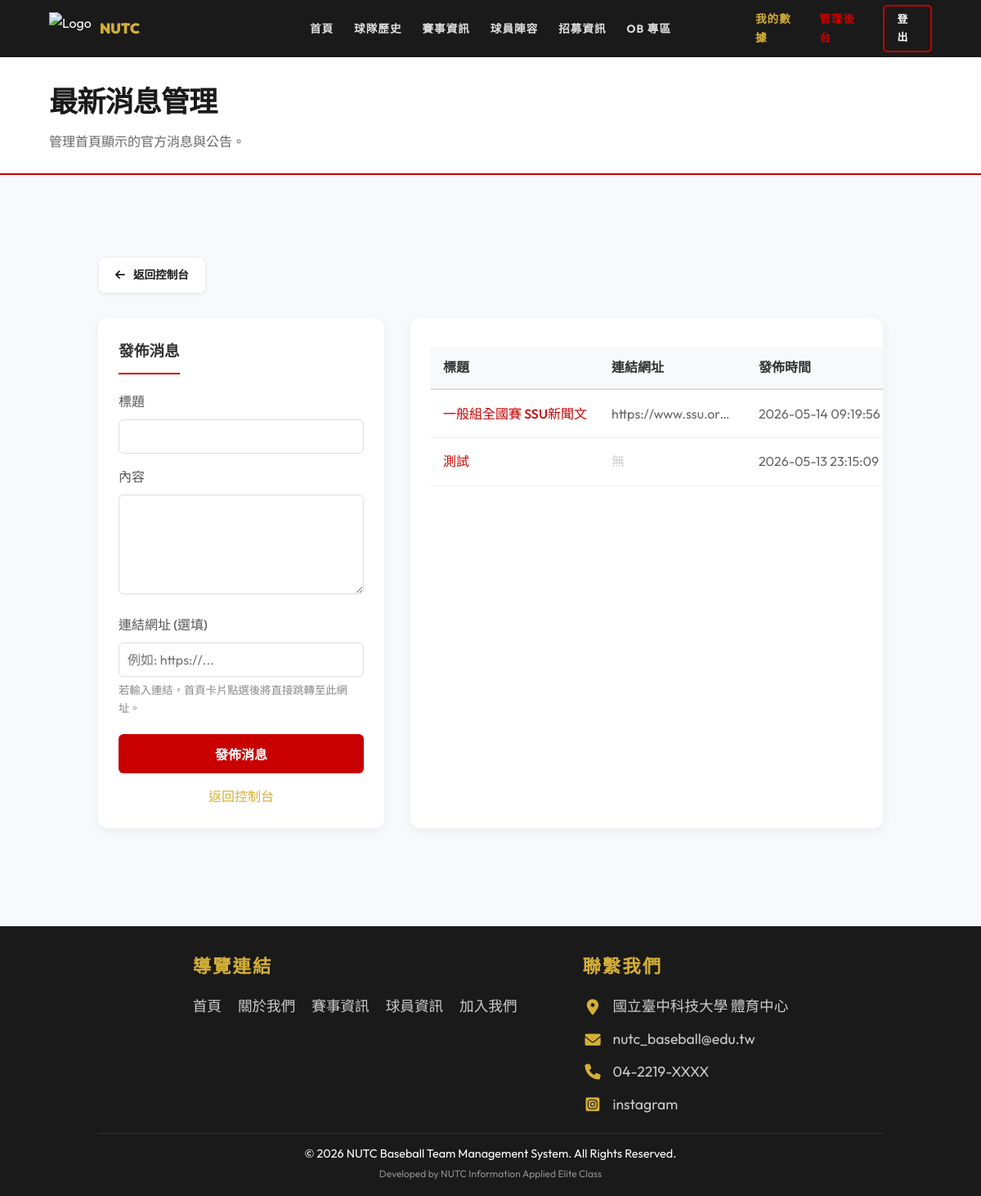
Before: /admin_news.php (signed in) with the older database file.
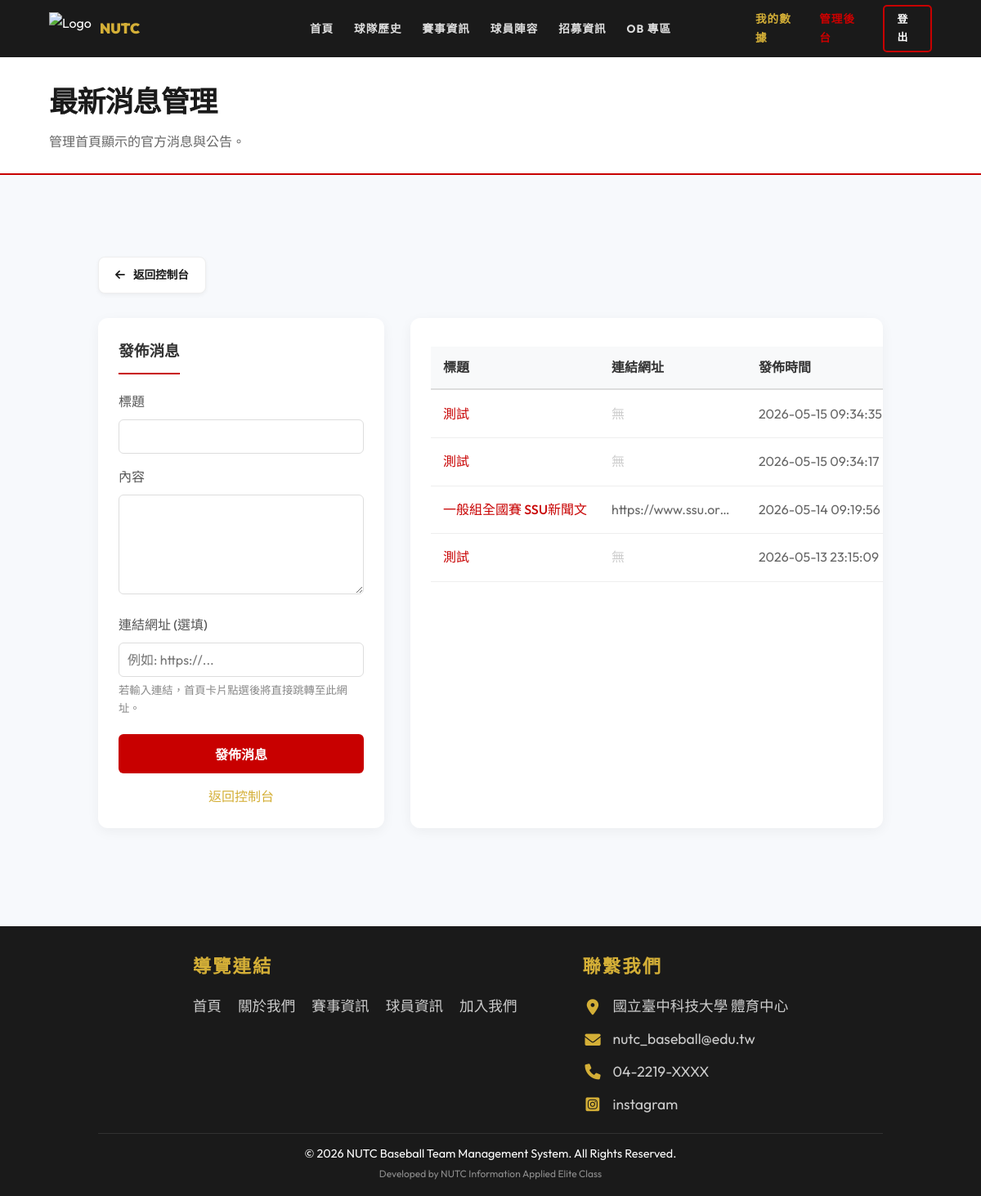
After: the same page with the newer database file.
### tables this page shows
CREATE TABLE `news` (
  `news_id` int(11) NOT NULL COMMENT '消息識別碼',
  `title` varchar(200) NOT NULL COMMENT '消息標題',
  `content` text NOT NULL COMMENT '消息內容',
  `created_at` datetime DEFAULT current_timestamp() COMMENT '發布時間',
  `link` varchar(255) DEFAULT NULL
);

CREATE TABLE `contact_us` (
  `id` int(11) NOT NULL,
  `icon_class` varchar(50) NOT NULL,
  `content_text` varchar(255) NOT NULL,
  `link` varchar(255) DEFAULT NULL
);

### includes/Database.php (called while the page is built, shortened)
<?php
class Database {
    private $pdo;
    public function __construct() {
        $host = 'localhost';
        $db   = 'baseball_web';
        $user = 'root';
        $pass = '';
        $charset = 'utf8mb4';
        $dsn = "mysql:host=$host;port=3306;dbname=$db;charset=$charset";
        $options = [
            PDO::ATTR_ERRMODE            => PDO::ERRMODE_EXCEPTION,
            PDO::ATTR_DEFAULT_FETCH_MODE => PDO::FETCH_ASSOC,
            PDO::ATTR_EMULATE_PREPARES   => false,
        ];
        try {
            $this->pdo = new PDO($dsn, $user, $pass, $options);
        } catch (\PDOException $e) {
            throw new \PDOException($e->getMessage(), (int)$e->getCode());
        }
    }
    public function getAll($table) {
        $stmt = $this->pdo->query("SELECT * FROM `$table`");
        return $stmt->fetchAll();
    }
}

### includes/config.php (called while the page is built, shortened)
<?php
require_once 'Database.php';
$db = new Database();

### admin_news.php (the view, shortened to what the changed rows need)
<?php
require_once 'includes/header.php';
$newsRecords = $db->getAll('news');
usort($newsRecords, function($a, $b) {
    return strtotime($b['created_at']) - strtotime($a['created_at']);
});
?>
<div class="page-header">
    <h1>最新消息管理</h1>
</div>
<section>
    <div class="container">
        <div class="admin-players-layout" style="display: grid; grid-template-columns: 350px 1fr; gap: 2rem;">
            <div class="admin-list-card" style="background: white; border-radius: 12px; padding: 25px; box-shadow: 0 4px 15px rgba(0,0,0,0.05); overflow-x: auto;">
                <table class="admin-table" style="width: 100%; border-collapse: collapse;">
                    <thead>
                        <tr style="background: #f8f9fa; border-bottom: 2px solid #ddd;">
                            <th style="padding: 12px 15px; text-align: left; color: #333;">標題</th>
                            <th style="padding: 12px 15px; text-align: left; color: #333; width: 150px;">連結網址</th>
                            <th style="padding: 12px 15px; text-align: left; color: #333; width: 180px;">發佈時間</th>
                        </tr>
                    </thead>
                    <tbody>
                        <?php if (empty($newsRecords)): ?>
                        <tr>
                            <td colspan="4" style="padding: 20px; text-align: center; color: #777;">目前沒有最新消息。</td>
                        </tr>
                        <?php else: ?>
                            <?php foreach ($newsRecords as $news): ?>
                                <tr style="border-bottom: 1px solid #eee; transition: background 0.3s;">
                                    <td style="padding: 12px 15px; font-weight: 500; color: var(--primary);"><?= htmlspecialchars($news['title']) ?></td>
                                    <td style="padding: 12px 15px; color: #666;">
                                        <div style="max-width: 150px; overflow: hidden; text-overflow: ellipsis; white-space: nowrap;" title="<?= !empty($news['link']) ? htmlspecialchars($news['link']) : '' ?>">
                                            <?= !empty($news['link']) ? htmlspecialchars($news['link']) : '<span style="color: #ccc;">無</span>' ?>
                                        </div>
                                    </td>
                                    <td style="padding: 12px 15px; color: #666;"><?= htmlspecialchars($news['created_at']) ?></td>
                                </tr>
                            <?php endforeach; ?>
                        <?php endif; ?>
                    </tbody>
                </table>
            </div>
        </div>
    </div>
</section>
<?php require_once 'includes/footer.php'; ?>

### includes/footer.php (shortened to what the changed rows need)
<?php
$contactInfos = $db->getAll('contact_us');
?>
<footer>
    <div class="footer-content" style="display: flex; justify-content: center; align-items: flex-start; gap: 80px; max-width: 900px; margin: 0 auto; margin-bottom: 20px;">
        <div class="footer-section">
            <div style="display: flex; flex-direction: column; gap: 10px;">
                <?php if (empty($contactInfos)): ?>
                    <p style="color: #888;">尚未設定聯絡資訊</p>
                <?php else: ?>
                    <?php foreach ($contactInfos as $c): ?>
                        <p style="margin: 0; font-size: 1.1rem; color: #ccc; display: flex; align-items: center; gap: 12px;">
                            <i class="<?= htmlspecialchars($c['icon_class']) ?>" style="color: var(--secondary); font-size: 1.2rem; width: 25px; text-align: center;"></i>
                            <?php if (!empty($c['link'])): ?>
                                <a href="<?= htmlspecialchars($c['link']) ?>" target="_blank" style="color: #ccc; text-decoration: none; transition: color 0.3s;"><?= htmlspecialchars($c['content_text']) ?></a>
                            <?php else: ?>
                                <span><?= htmlspecialchars($c['content_text']) ?></span>
                            <?php endif; ?>
                        </p>
                    <?php endforeach; ?>
                <?php endif; ?>
            </div>
        </div>
    </div>
</footer>
</body>
</html>

Changed rows visible on the page:
added news: title "測試", shows "無", created_at "2026-05-15 09:34:35"
added news: title "測試", shows "無", created_at "2026-05-15 09:34:17"
